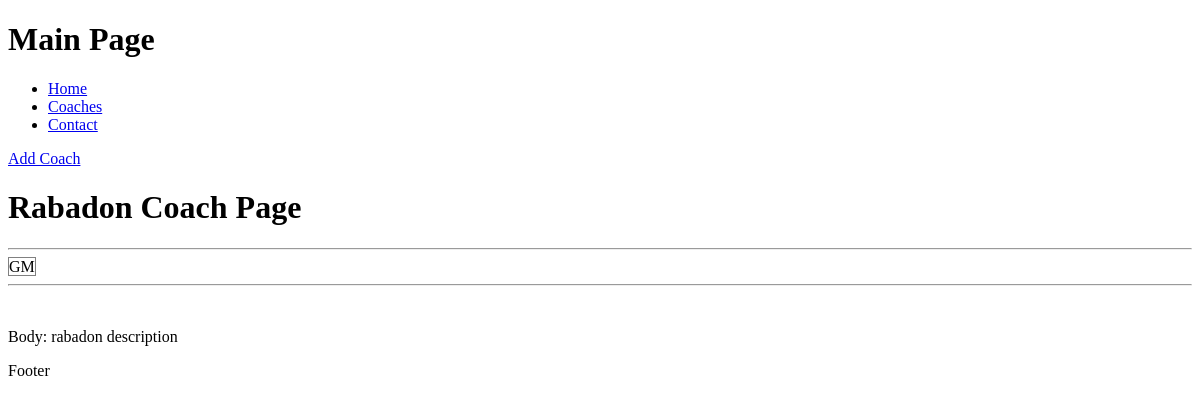
The page /coach/dddab7ef-3e90-43dc-b3c0-6ad9a0d511f0/ on the database as committed earlier.
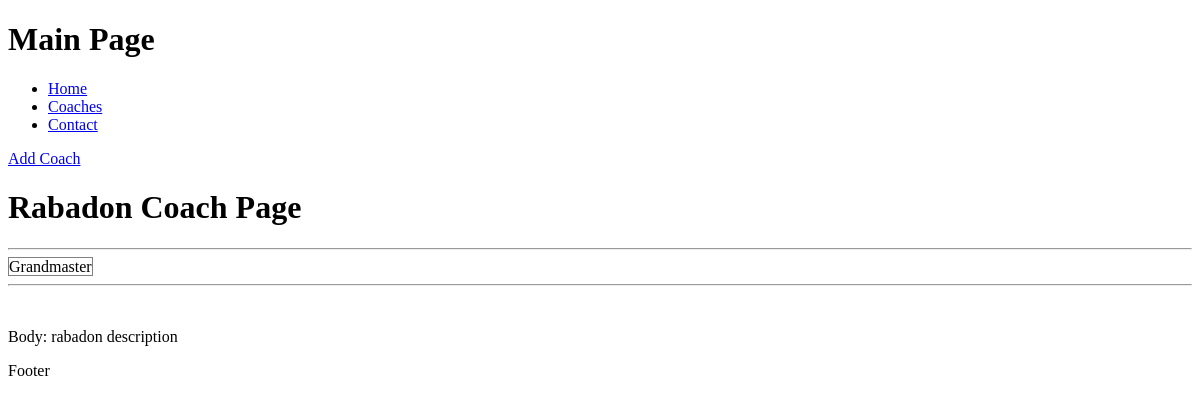
The same page on the database as committed later.
### coaches/models.py (models this page shows)
class Rank(models.Model):
    RANKS = (
        ('Bronze','Bronze'),
        ('Silver','Silver'),
        ('Gold','Gold'),
        ('Platinum','Platinum'),
        ('Diamond','Diamond'),
        ('Master','Master Tier'),
        ('Grandmaster','Grandmaster'),
        ('Challenger','Challenger'),
    )
    DIVISIONS = (
        ('1','1'),
        ('2','2'),
        ('3','3'),
        ('4','4'),
        ('',''),
    )
    current_rank = models.CharField(default = 'UNRANKED',max_length = 100, choices = RANKS)
    current_division = models.CharField(default = ' ',max_length = 50, choices = DIVISIONS, blank = True)
    def __str__(self) -> str:
        return self.current_rank + " " + self.current_division

### coaches/views.py (the view)
# urls.py: path('coach/<str:pk>/', views.coach, name = 'coach'),
def coach(request,pk):
    coachObj = Coach.objects.get(id=pk)
    return render(request,'coach.html',{'coach' : coachObj})

### coaches/templates/coach.html (shortened to what this page needs)
<!DOCTYPE html>
<html lang="en">
<head>
</head>
<body>
  {% extends 'index.html' %}
  {% block content %}
  <h1>{{coach.name}} Coach Page</h1>
  <hr>
      {% for rank in coach.rank.all %}
        <span style="border:1px solid grey;">{{rank}}</span>
      {% endfor %}
  <hr>
  <br>
  <p>Body: {{coach.body}}</p>
  {% endblock content %}

Rows that differ between the two databases and show on the page:
removed Rank: current_rank+current_division "GM"
added Rank: current_rank+current_division "Grandmaster"
